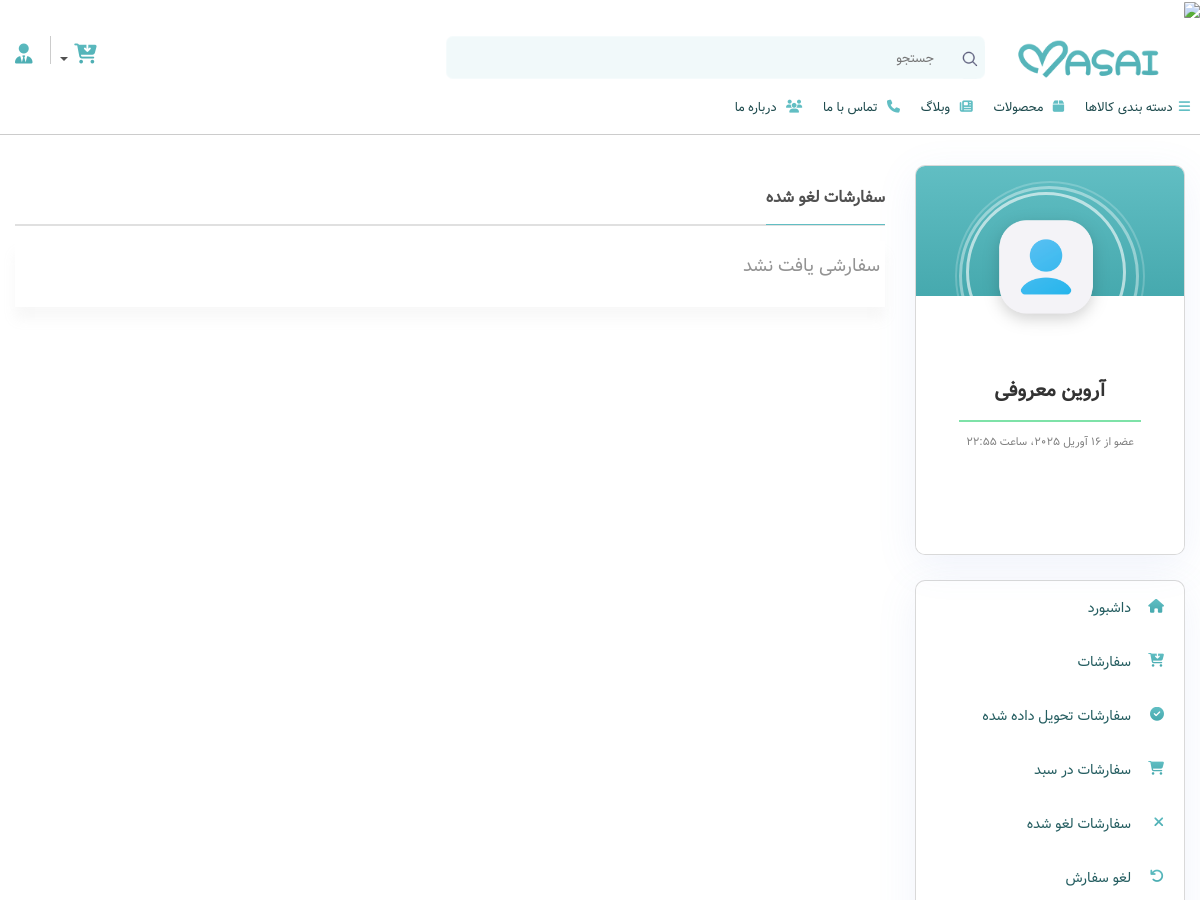
/dashboard/orders_cancelled/ (signed in, upper part), run on an earlier commit of the app's database.
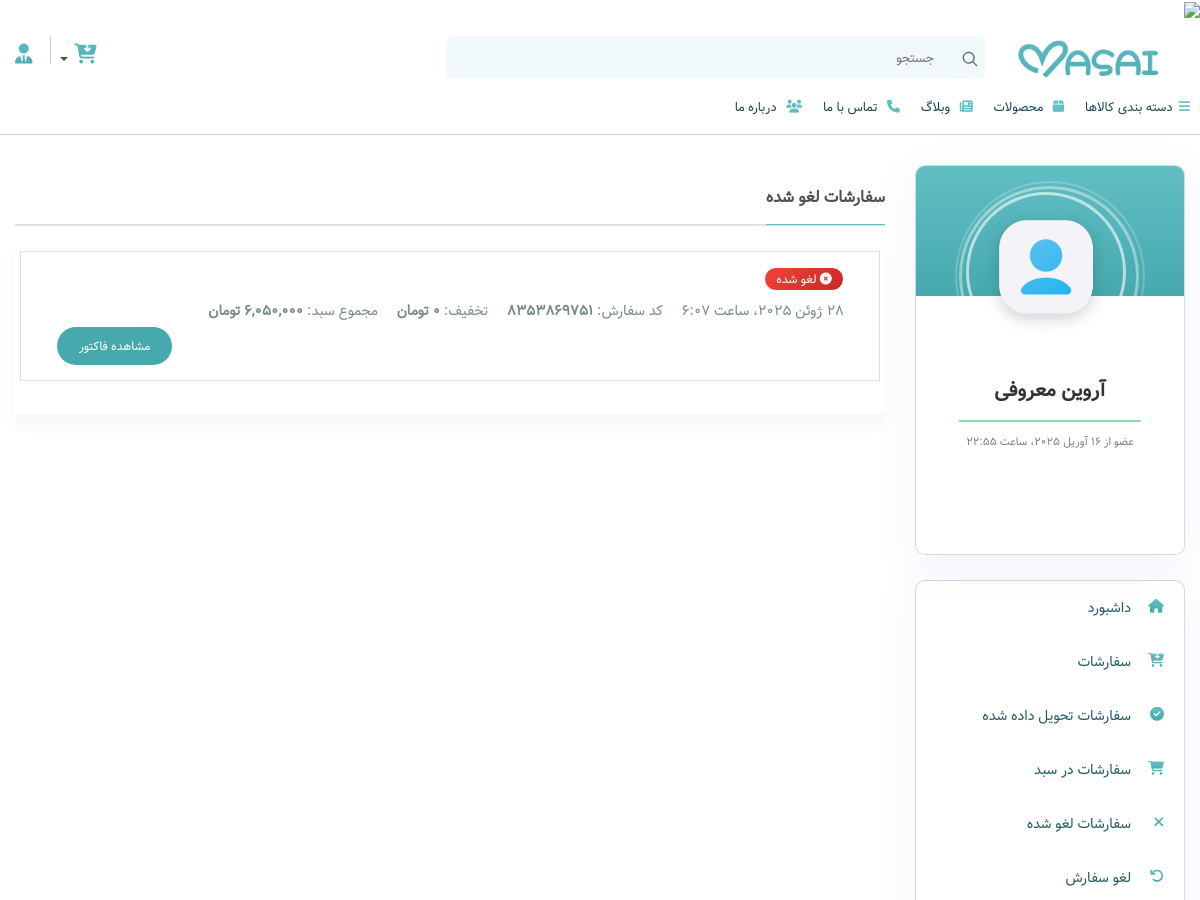
And on a later commit of the database.
### cart/models.py (models this page shows, shortened)
class Order(models.Model):
    ORDER_STATUS = (
        ('pending', 'در انتظار پرداخت'),
        ('paid', 'پرداخت شده'),
        ('processing', 'در حال پردازش'),
        ('shipped', 'ارسال شده'),
        ('delivered', 'تحویل داده شده'),
        ('cancelled', 'لغو شده'),
    )
    user = models.ForeignKey(User, on_delete=models.CASCADE, related_name='orders', verbose_name='کاربر')
    order_number = ShortUUIDField(length=10, max_length=10, alphabet="1234567890", unique=True, verbose_name="شماره سفارش")
    address = models.ForeignKey(Address, on_delete=models.SET_NULL, null=True, verbose_name='آدرس')
    cart = models.ForeignKey(Cart, on_delete=models.SET_NULL, null=True, blank=True, verbose_name='سبد خرید')
    items_data = models.JSONField(null=True, blank=True, verbose_name='اطلاعات محصولات')
    total_price = models.IntegerField(verbose_name='مبلغ کل')
    coupon_discount = models.IntegerField(default=0, verbose_name='تخفیف کوپن')
    shipping_cost = models.IntegerField(default=0, verbose_name='هزینه ارسال')
    final_price = models.IntegerField(verbose_name='مبلغ قابل پرداخت')
    status = models.CharField(max_length=20, choices=ORDER_STATUS, default='pending', verbose_name='وضعیت سفارش')
    created_at = models.DateTimeField(auto_now_add=True, verbose_name='تاریخ ایجاد')
    updated_at = models.DateTimeField(auto_now=True, verbose_name='تاریخ به‌روزرسانی')
    class Meta:
        verbose_name = 'سفارش'
        verbose_name_plural = 'سفارشات'
        ordering = ['-created_at']

### dashboard/views.py (the view)
# urls.py: path('orders_cancelled/', views.orders_cancelled, name='orders_cancelled'),
@login_required
def orders_cancelled(request):
    user = request.user
    profile = Profile.objects.get(user=user)
    orders = Order.objects.filter(user=user, status='cancelled').order_by('-created_at')
    page_number = request.GET.get('page')
    paginator = Paginator(orders, 6)
    object_list = paginator.get_page(page_number)
    pages_to_show = get_pages_to_show(object_list.number, paginator.num_pages)
    context = {
        'profile': profile,
        'orders': object_list,
        'pages_to_show': pages_to_show,
    }
    return render(request, 'dashboard/orders_cancelled.html', context)

### cart/models.py (called while the page is built)
    @property
    def total_price(self):
        return sum(item.total_price for item in self.items.all())

### context_processors/context_processors.py (called while the page is built)
def shop_func(request):
    site_settings = SiteSettings.objects.first()
    categories = ProductCategory.objects.all()
    colors = ProductColor.objects.all()
    brands = ProductBrand.objects.all()
    cart = None
    cart_items = []
    cart_total = 0
    if request.user.is_authenticated:
        try:
            cart = Cart.objects.filter(user=request.user).first()
            if cart:
                cart_items = CartItem.objects.filter(cart=cart).select_related('product')
                cart_total = cart.total_price
        except:
            pass
    return {
        'site_settings': site_settings,
        'categories': categories,
        'colors': colors,
        'brands': brands,
        'cart': cart,
        'cart_items': cart_items,
        'cart_total': cart_total,
    }

### core/templatetags/custom_filters.py (called while the page is built)
@register.filter
def format_price(value):
    return f"{value:,}"

### dashboard/templates/dashboard/orders_cancelled.html (shortened to what this page needs)
{% extends "base.html" %}
{% load static %}
{% load jalali_tags %}
{% load custom_filters %}
{% block content %}
    <main class="order-delivered default space-top-30">
        <div class="container">
            <div class="row">
                <div class="col-xl-9 col-lg-8 col-md-12 order-2">
                    <div class="row">
                        <div class="col-lg-12">
                            <header class="card-header">
                                <h3 class="card-title"><span>سفارشات لغو شده</span></h3>
                            </header>
                            <div class="content-section default">
                                <div class="row">
                                    {% if orders %}
                                        {% for order in orders %}
                                            <div class="col-md-12 col-sm-12 order_delivered_sec">
                                                <div class="profile-recent-fav-row">
                                                    <div class="col-12">
                                                        <h4 class="profile-recent-fav-name">
                                                            <span class="badge badge-cancelled">
                                                                <i class="fa fa-times-circle" style='color: white;' aria-hidden="true"></i> {{ order.get_status_display }}
                                                            </span>
                                                        </h4>
                                                        <ul>
                                                            <li>
                                                                {{ order.created_at|to_jalali:'%d %b %Y' }}
                                                            </li>
                                                            <li>
                                                                کد سفارش: <b>{{ order.order_number }}</b>
                                                            </li>
                                                            <li>
                                                                تخفیف: <b>{{ order.coupon_discount|format_price }} تومان</b>
                                                            </li>
                                                            <li>
                                                                مجموع سبد: <b>{{ order.final_price|format_price }} تومان</b>
                                                            </li>
                                                        </ul>
                                                    </div>
                                                    <div class="col-12 text-left">
                                                        <a href="{% url 'dashboard:order_detail' order.order_number %}" class="btn btn-main-masai">مشاهده فاکتور</a>
                                                    </div>
                                                </div>
                                            </div>
                                        {% endfor %}
                                    {% else %}
                                        <div class="">
                                            <p>سفارشی یافت نشد</p>
                                        </div>
                                    {% endif %}
                                </div>
                            </div>
                        </div>
                    </div>
                </div>
                {% include "includes/dashboard_sidebar.html" %}
            </div>
        </div>
    </main>
{% endblock %}

What changed in the data, as far as the page shows it:
now on this page (row edited): Order: status "لغو شده", created_at|to_jalali "28 ژوئن 2025، ساعت 6:07", order_number "8353869751", coupon_discount "0"
Also different on the page:
text no longer shown: "سفارشی یافت نشد"
